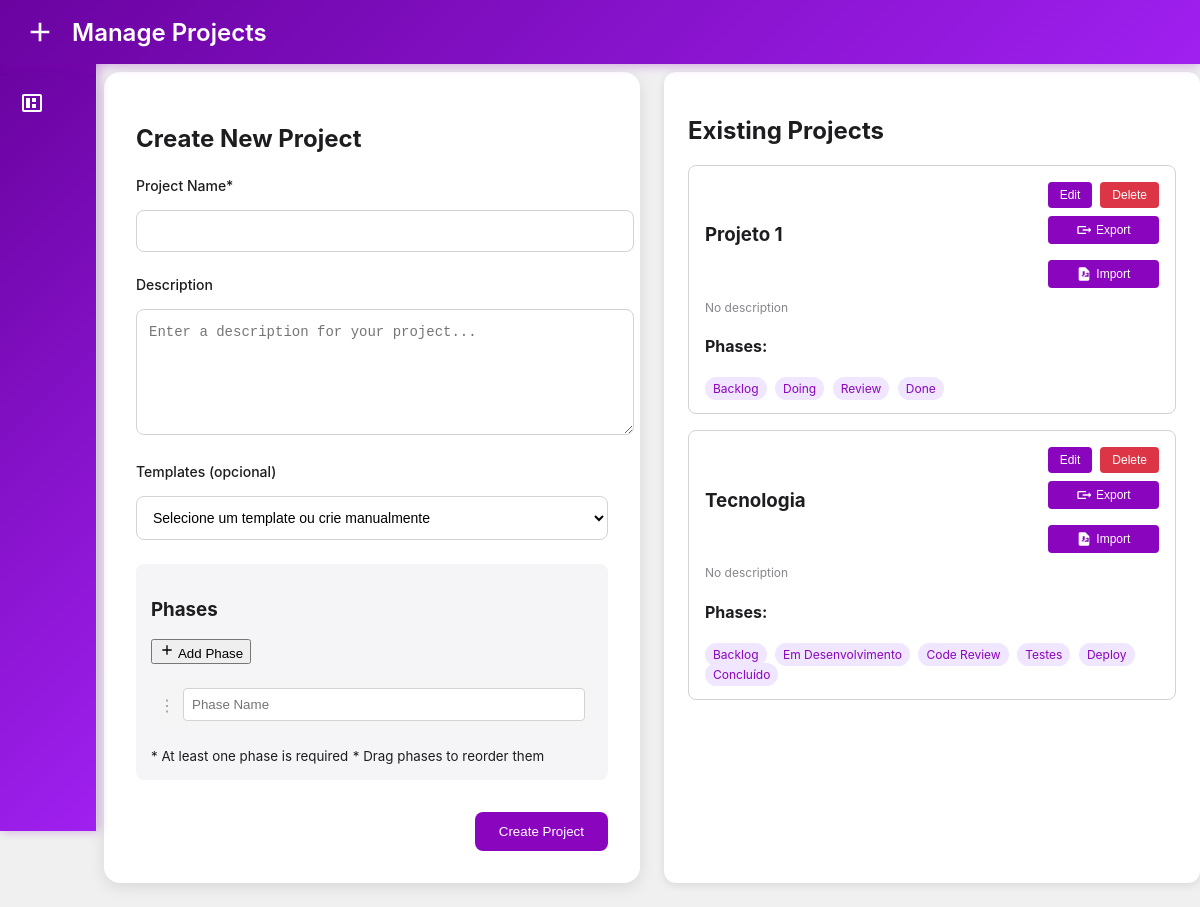
The app's page /projects (signed in), older data.
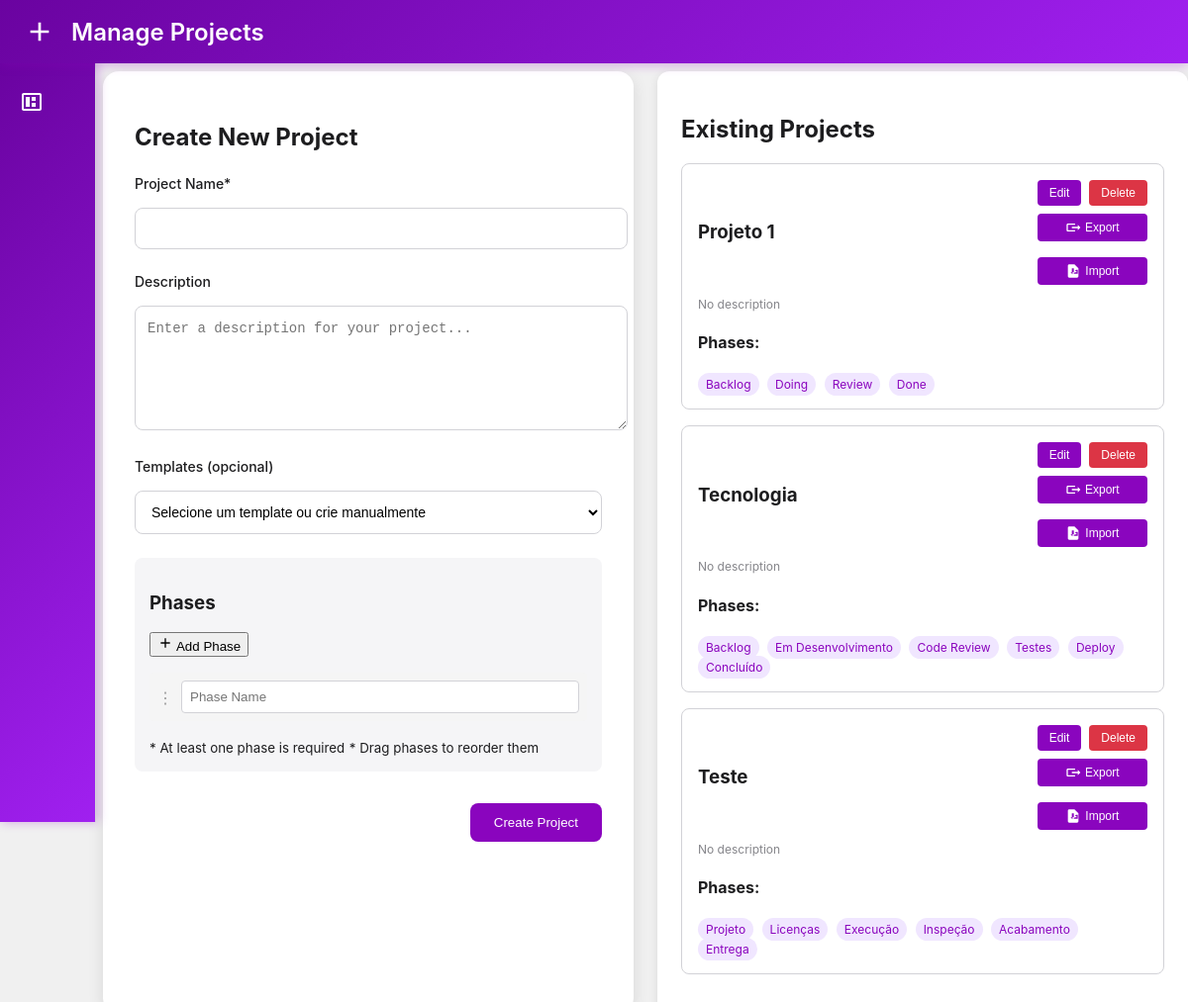
The same page, newer data.
### models/db.py (models this page shows, shortened)
class Project(db.Model):
    id = db.Column(db.Integer, primary_key=True)
    name = db.Column(db.String(100), nullable=False, unique=True)
    description = db.Column(db.Text)
    created_at = db.Column(db.DateTime, default=datetime.utcnow)
    cards = db.relationship('KanbanCard', backref='project', lazy=True)
    phases = db.relationship('Phase', backref='project', lazy=True,
                           order_by="Phase.order",
                           cascade='all, delete-orphan')

class Phase(db.Model):
    id = db.Column(db.Integer, primary_key=True)
    name = db.Column(db.String(100), nullable=False)
    order = db.Column(db.Integer, nullable=False)
    project_id = db.Column(db.Integer, db.ForeignKey('project.id', ondelete='CASCADE'), nullable=False)
    created_at = db.Column(db.DateTime, default=datetime.utcnow)

### routes/root.py (the view)
    @app.route('/projects')
    @login_required
    def projects():
        projects = Project.query.all()
        return render_template('projects.html', projects=projects)

### app.py (called while the page is built)
@app.context_processor
def utility_processor():
    def get_current_project():
        projeto_id = request.args.get('projeto') or session.get('projeto_id')
        return projeto_id
    def add_project_param(url):
        projeto_id = get_current_project()
        if not projeto_id:
            return url
        if '?' in url:
            return f"{url}&projeto={projeto_id}"
        return f"{url}?projeto={projeto_id}"
    return dict(get_current_project=get_current_project,
               add_project_param=add_project_param)

@app.before_request
def before_request():
    projeto_id = request.args.get('projeto')
    if projeto_id:
        session['projeto_id'] = projeto_id
    elif 'projeto_id' in session:
        g.projeto_id = session['projeto_id']
    else:
        g.projeto_id = None

### auth/authorization.py (called while the page is built)
def login_required(f):
    @wraps(f)
    def decorated_function(*args, **kwargs):
        if 'usuario' not in session:
            return redirect(url_for('index'))
        return f(*args, **kwargs)
    return decorated_function

### templates/projects.html (shortened to what this page needs)
<!DOCTYPE html>
<html lang="pt-BR">
<head>
    <link rel="stylesheet" href="{{ url_for('static', filename='css/styles.css') }}">
    <link rel="stylesheet" href="{{ url_for('static', filename='css/projects.css') }}">
</head>
<body>
    <div class="header">
        <div class="header-left">
            <svg class="logo" viewBox="0 0 24 24">
                <path fill="currentColor" d="M19,13H13V19H11V13H5V11H11V5H13V11H19V13Z"/>
            </svg>
            <h1>Manage Projects</h1>
        </div>
    </div>
    <div class="sidebar">
        <a href="{{ add_project_param('/kanban') }}" class="back-button">
            <svg viewBox="0 0 24 24">
                <path fill="currentColor" d="M4 3C2.89 3 2 3.89 2 5V19C2 20.11 2.89 21 4 21H20C21.11 21 22 20.11 22 19V5C22 3.89 21.11 3 20 3H4M4 5H20V19H4V5M6 7V17H10V7H6M12 7V11H16V7H12M12 13V17H16V13H12Z"/>
            </svg>
        </a>
    </div>
    <div class="projects-container">
        <div class="new-project-form">
            <h2>Create New Project</h2>
            <form id="projectForm">
                <div class="form-group">
                    <label for="projectName">Project Name*</label>
                    <div class="form-input-wrapper">
                        <input type="text" id="projectName" class="form-input" required>
                    </div>
                </div>
                <div class="form-group">
                    <label for="projectDescription">Description</label>
                    <div class="form-input-wrapper">
                        <textarea id="projectDescription" class="form-input" rows="4" placeholder="Enter a description for your project..."></textarea>
                    </div>
                </div>
                <div class="form-group">
                    <label>Templates (opcional)</label>
                    <select id="columnTemplate" class="form-input" onchange="fillColumns()">
                        <option value="">Selecione um template ou crie manualmente</option>
                    </select>
                </div>
                <div id="phasesContainer" class="phases-container">
                    <div class="phases-section">
                        <div class="phases-header">
                            <h3>Phases</h3>
                            <button type="button" onclick="addPhase()" class="add-phase-btn">
                                <svg viewBox="0 0 24 24" width="16" height="16">
                                    <path fill="currentColor" d="M19,13H13V19H11V13H5V11H11V5H13V11H19V13Z"/>
                                </svg>
                                Add Phase
                            </button>
                        </div>
                        <div id="phasesList" class="phases-list">
                            <div class="phase-item">
                                <span class="drag-handle">⋮</span>
                                <input type="text" class="phase-name" placeholder="Phase Name" required>
                            </div>
                        </div>
                        <div class="phase-instructions">
                            <small>* At least one phase is required</small>
                            <small>* Drag phases to reorder them</small>
                        </div>
                    </div>
                </div>
                <div class="form-actions">
                    <button type="submit" class="primary-button">Create Project</button>
                </div>
            </form>
        </div>
        <div class="projects-list">
            <h2>Existing Projects</h2>
            <div id="projectsList">
                {% for project in projects %}
                <div class="project-card" data-id="{{ project.id }}">
                    <div class="project-header">
                        <h3>{{ project.name }}</h3>
                        <div class="project-actions">
                            <div class="button-group">
                                <button onclick="editProject({{ project.id }})" class="edit-btn">Edit</button>
                                <button onclick="deleteProject({{ project.id }})" class="delete-btn">Delete</button>
                            </div>
                            <button onclick="exportProject({{ project.id }})" class="export-btn">
                                <svg viewBox="0 0 24 24" width="16" height="16">
                                    <path fill="currentColor" d="M23 12l-4-4v3h-9v2h9v3l4-4M15 16H4V8h11V6H4c-1.11 0-2 .89-2 2v8c0 1.11.89 2 2 2h11v-2z"/>
                                </svg>
                                Export
                            </button>
                            <button onclick="showImportModal({{ project.id }})" class="import-btn">
                                <svg viewBox="0 0 24 24" width="16" height="16">
                                    <path fill="currentColor" d="M14 2H6c-1.11 0-2 .89-2 2v16c0 1.11.89 2 2 2h12c1.11 0 2-.89 2-2V8l-6-6zm-1 12h-2v3l-3-3h2V8h3v6zm3.5-4H19v6h-6.5l2-2H17v-2h-2.5l2-2z"/>
                                </svg>
                                Import
                            </button>
                        </div>
                    </div>
                    <p class="project-description">{{ project.description or 'No description' }}</p>
                    <div class="project-phases">
                        <h4>Phases:</h4>
                        <div class="phases-chips">
                            {% for phase in project.phases %}
                            <span class="phase-chip">{{ phase.name }}</span>
                            {% endfor %}
                        </div>
                    </div>
                </div>
                {% endfor %}
            </div>
        </div>
    </div>
</body>
</html>

### static/css/projects.css (style rules this page uses)
.project-actions { display: flex; flex-direction: column; gap: 8px; }
.button-group { display: flex; gap: 8px; }
.edit-btn, .delete-btn { padding: 4px 8px; border-radius: 4px; border: none; cursor: pointer; }
.edit-btn { background-color: #4a90e2; color: white; }
.delete-btn { background-color: #e74c3c; color: white; }
.export-btn { display: flex; align-items: center; justify-content: center; gap: 4px; padding: 4px 8px; background-color: rgba(138, 5, 190, 1); color: white; border: none; border-radius: 4px; cursor: pointer; width: 100%; }
.export-btn svg { width: 16px; height: 16px; }
.import-btn { display: flex; align-items: center; justify-content: center; gap: 4px; padding: 4px 8px; background-color: rgba(138, 5, 190, 1); color: white; border: none; border-radius: 4px; cursor: pointer; width: 100%; margin-top: 8px; }

Row changes from the older to the newer data that the page shows:
added Project: name "Teste", description "No description"
added Phase: name "Projeto", shown under "Teste"
added Phase: name "Licenças", shown under "Teste"
added Phase: name "Execução", shown under "Teste"
added Phase: name "Inspeção", shown under "Teste"
added Phase: name "Acabamento", shown under "Teste"
added Phase: name "Entrega", shown under "Teste"
